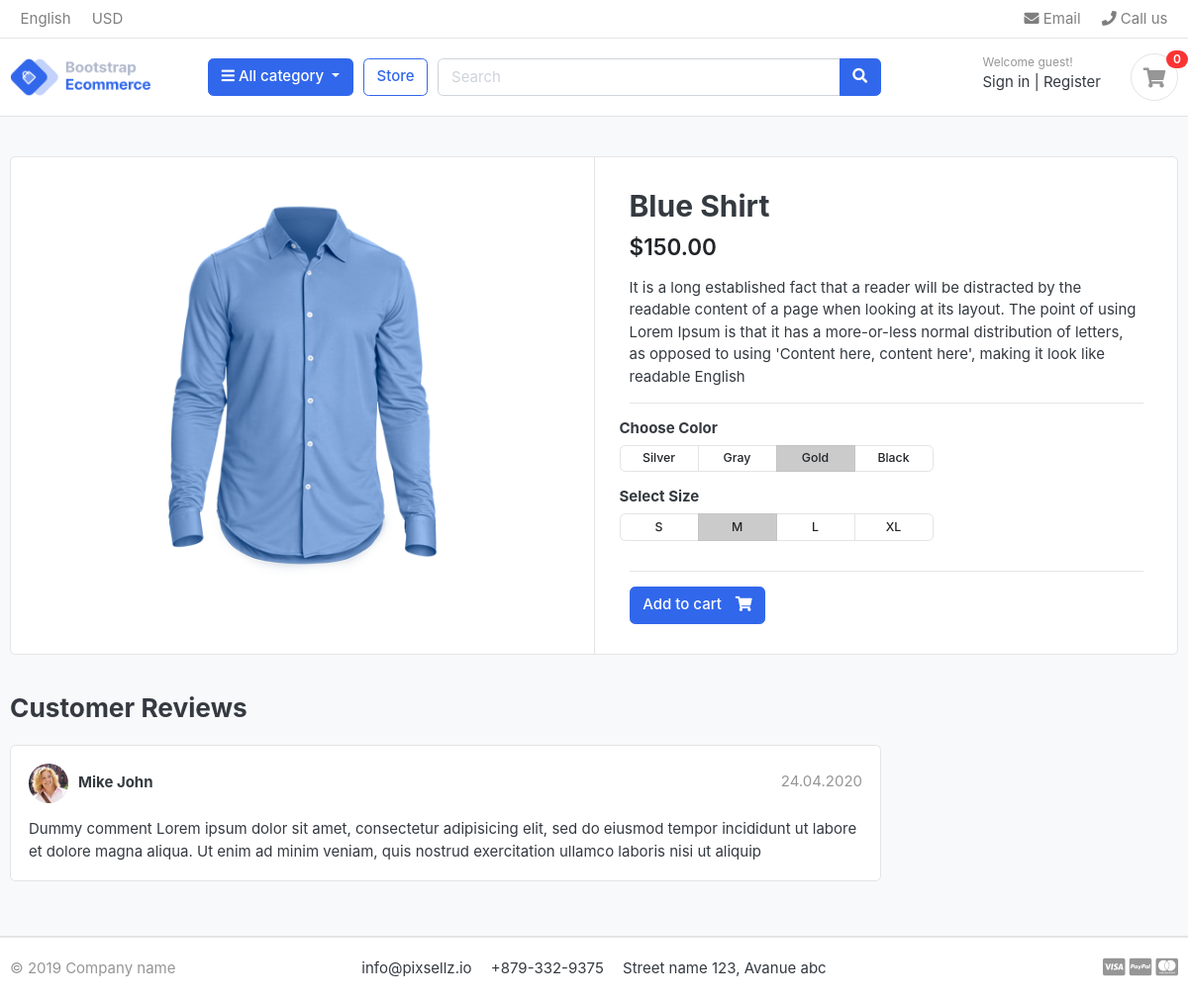
Page /store/shirts/blue-shirt/ on the committed database.
### store/models.py (models this page shows, shortened)
class Product(BaseModel):
    product_name = models.CharField(max_length = 50, unique = True)
    slug = models.SlugField(max_length = 50, unique = True)
    description = models.TextField(blank = True)
    price = models.PositiveBigIntegerField()
    image = models.ImageField(upload_to='photos/product')
    stock = models.PositiveBigIntegerField()
    is_available = models.BooleanField(default = False)
    category = models.ForeignKey(Category, on_delete = models.CASCADE)
    class Meta:
        verbose_name = 'Product'
        verbose_name_plural = 'Products'

### store/views.py (the view)
# urls.py: path('<slug:category_slug>/<slug:product_slug>/', views.productDetail, name='detail')
def productDetail(request, category_slug, product_slug):
    try:
        product = Product.objects.get(category__slug = category_slug, slug = product_slug)
    except Exception as e:
        raise f"xatolik {e}"
    context = {
        'product':product
    }
    return render(request, 'store/product_detail.html', context)

### category/context_processors.py (called while the page is built)
def menu_links(request):
    categories = Category.objects.all()
    return {'categories':categories}

### category/models.py (called while the page is built)
    def get_url(self):
        return reverse('store:products_by_category', args=[self.slug])

### templates/store/product_detail.html (shortened to what this page needs)
{% extends 'base.html' %}
{% block content %}
<section class="section-content padding-y bg">
    <div class="container">
    <div class="card">
        <div class="row no-gutters">
            <aside class="col-md-6">
    <article class="gallery-wrap">
        <div class="img-big-wrap">
           <a href="#"><img src="{{ product.image.url }}"></a>
        </div>
    </article>
            </aside>
            <main class="col-md-6 border-left">
    <article class="content-body">
    <h2 class="title">{{ product.product_name }}</h2>
    <div class="mb-3">
        <var class="price h4">${{ product.price }}.00</var>
    </div>
    <p>
        {{ product.description }}
    </p>
    <hr>
        <div class="row">
            <div class="item-option-select">
                <h6>Choose Color</h6>
                <div class="btn-group btn-group-sm btn-group-toggle" data-toggle="buttons">
                  <label class="btn btn-light">
                    <input type="radio" name="radio_color"> Silver
                  </label>
                  <label class="btn btn-light">
                    <input type="radio" name="radio_color" > Gray
                  </label>
                  <label class="btn btn-light active">
                    <input type="radio" name="radio_color checked"> Gold
                  </label>
                  <label class="btn btn-light">
                    <input type="radio" name="radio_color"> Black
                  </label>
                </div>
            </div>
        </div>
        <div class="row">
            <div class="item-option-select">
                <h6>Select Size</h6>
                <div class="btn-group btn-group-sm btn-group-toggle" data-toggle="buttons">
                  <label class="btn btn-light">
                    <input type="radio" name="radio_color"> S
                  </label>
                  <label class="btn btn-light active">
                    <input type="radio" name="radio_color" checked> M
                  </label>
                  <label class="btn btn-light">
                    <input type="radio" name="radio_color"> L
                  </label>
                  <label class="btn btn-light">
                    <input type="radio" name="radio_color"> XL
                  </label>
                </div>
            </div>
        </div>
        <hr>
        {% if product.stock <= 0 %}
        <h5 class = "text-danger">Out of stock</h5>
        {% else %}
        <a href="" class="btn  btn-primary"> <span class="text">Add to cart</span> <i class="fas fa-shopping-cart"></i>  </a>
        {% endif %}
    </article>
            </main>
        </div>
    </div>
    <br>
    <div class="row">
                <div class="col-md-9">
        <header class="section-heading">
            <h3>Customer Reviews </h3>
        </header>
        <article class="box mb-3">
            <div class="icontext w-100">
                <img src="./images/avatars/avatar1.jpg" class="img-xs icon rounded-circle">
                <div class="text">
                    <span class="date text-muted float-md-right">24.04.2020 </span>
                    <h6 class="mb-1">Mike John </h6>
                </div>
            </div>
            <div class="mt-3">
                <p>
                    Dummy comment Lorem ipsum dolor sit amet, consectetur adipisicing elit, sed do eiusmod
                    tempor incididunt ut labore et dolore magna aliqua. Ut enim ad minim veniam,
                    quis nostrud exercitation ullamco laboris nisi ut aliquip
                </p>
            </div>
        </article>
        </div>
    </div>
    </div>
    </section>
{% endblock %}

### static/css/ui.css (style rules this page uses)
html { font-family: "Inter", sans-serif; font-size: 15px; }
.content-body { flex: 1 1 auto; padding: 2rem 2.3rem; }
.img-xs, .img-sm, .img-md, .img-lg { -o-object-fit: cover; object-fit: cover; flex-shrink: 0; flex-grow: 0; }
.img-xs { width: 40px; height: 40px; }
.padding-y { padding-top: 40px; padding-bottom: 40px; }
var { font-style: normal; }
article:after, .form-group:after { display: block; clear: both; content: ""; }
.bg { background-color: #f8f9fa; }
.section-heading { margin-bottom: 20px; margin-top: 15px; }
p:last-child { margin-bottom: 0; }
.btn-light { background-color: #fff; border-color: #e4e4e4; }
.btn .text + i { margin-left: 10px; }
.icontext { display: inline-flex; align-items: center; vertical-align: middle; }
.icontext .text { width: 100%; line-height: 1.2; }
.icontext .icon { position: relative; margin-right: 10px; flex-shrink: 0; flex-grow: 0; }
.price { font-weight: 600; color: #212529; }
.box { padding: 18px; background: #fff; border-radius: 0.37rem; border: 1px solid #e4e4e4; }
.box img { max-width: 100%; }
.gallery-wrap .img-big-wrap { margin-bottom: 10px; border-radius: 0.37rem; overflow: hidden; background-color: #fff; }
.gallery-wrap .img-big-wrap a { text-align: center; display: block; }
.gallery-wrap .img-big-wrap img { height: 450px; width: auto; display: inline-block; cursor: zoom-in; }
.item-option-select { margin-bottom: 1rem; display: inline-block; margin-right: 15px; }
.item-option-select .btn { min-width: 80px; }

### rows in the picture
Product: image (picture), product_name "Blue Shirt", price "150", description "It is a long established fact that a reader will be distracted by the readable content of a page when looking at its layout. The point of using Lorem Ipsum is that it has a more-or-less normal distribution of letters, as opposed to using 'Content here, content here', making it look like readable English"
